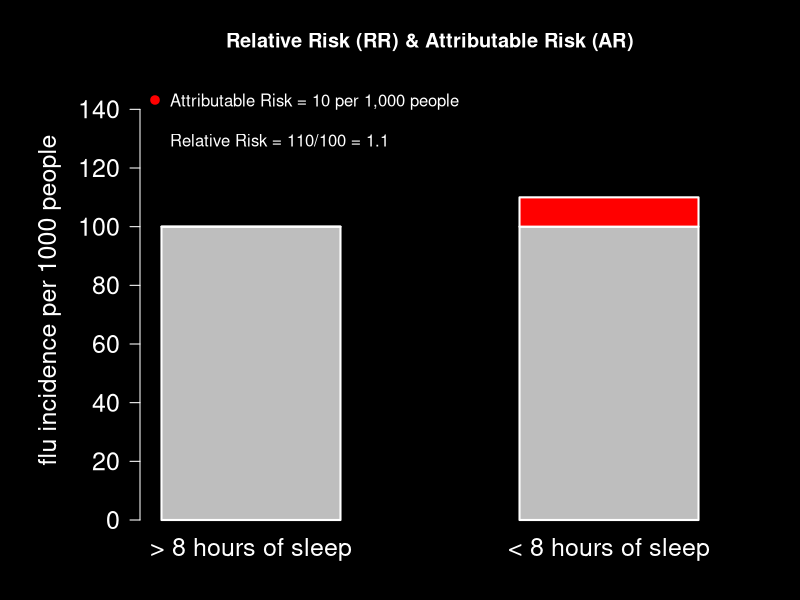
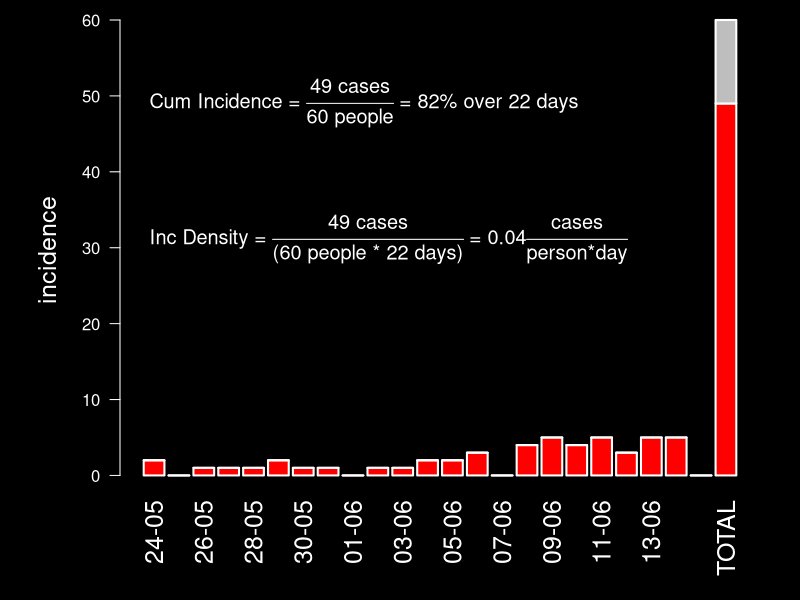
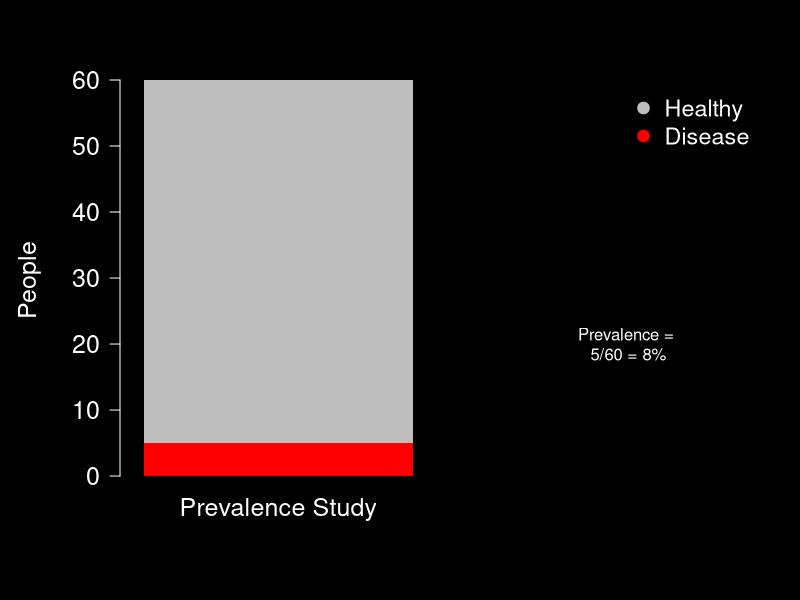

The R source for these figures, in order:
## Makes a figure that displays difference between RR & AR
## setwd('~/Documents/R Repos/lectureCode/Study Design/')
backCol <- 'black'
mainCol <- 'white'
opar <- par(bg=backCol,fg=mainCol, lwd=2, col.axis=mainCol, col.lab=mainCol, col = mainCol, col.main=mainCol, 
            cex.axis=1.5, cex.lab=1.5, 'las'=1, bty='n', 'mgp'=c(4,1,0), mar = c(5,6,1,2))


dat <- cbind(c(100,0),c(100,10))

pdf("AR & RR.pdf", width = 6, height = 6)
par(bg=backCol,fg=mainCol, lwd=2, col.axis=mainCol, col.lab=mainCol, col = mainCol, col.main=mainCol, 
            cex.axis=1.5, cex.lab=1.5, 'las'=1, bty='n', 'mgp'=c(4,1,0), mar = c(4,7,4,4))
barplot(dat,
        beside = FALSE,
        col=c("grey","red"),
        main = "Relative Risk (RR) & Attributable Risk (AR)",
        ylab = "flu incidence per 1000 people",
        ylim = c(0, 150),
        space = 1,
        cex.lab = 1.5,
        cex.axis = 1.5,
        names.arg = c("> 8 hours of sleep", "< 8 hours of sleep"))
legend("topleft", c("Attributable Risk = 10 per 1,000 people","","Relative Risk = 110/100 = 1.1")
       , pch = c(19,NA,NA)
       , col = "red"
       , bty = "n")
dev.off()


## Make a fake outbreak

num.days <- 22
lambda = .5*exp(.1*1:num.days)
inc <- rpois(n = num.days, lambda)
ci <- sum(inc)
inc <- c(inc,0,ci)

total <- 60
sus <- c(rep(0,length(inc)-1),total-ci)

first.day <- as.POSIXct("2010-05-24")
days <- seq(first.day, first.day + (num.days-1)*3600*24, by = "day")
days <- format(days, "%d-%m")
days[1:length(days) %% 2 == 0] <- ''

pdf("fake incidence.pdf", width = 7, height = 5)
par(bg=backCol,fg=mainCol, lwd=2, col.axis=mainCol, col.lab=mainCol, col = mainCol, col.main=mainCol, 
            cex.axis=1.5, cex.lab=1.5, 'las'=1, bty='n', 'mgp'=c(4,1,0), mar = c(4,7,4,4))
par(mar=c(6,6,1,2), 'ps' = 12)
barplot(rbind(inc,sus),
        col = c("red","grey"),
        names.arg = c(days, "","TOTAL"),
        beside = FALSE,
        las = 2,
        xlab = "",
        cex.lab = 1,
        cex.axis = 1, 
        ylab = "")
mtext('incidence', 2, 3, cex = 1.5, las = 3)
cum.inc.str <- substitute(paste("Cum Incidence = ",
    frac(paste(CI, " cases"), paste(TOTAL, " people")), " = ", CI.perc, "% over ", NUM.D, " days" , sep ="")
                          ,env = list(CI=ci, TOTAL=total, CI.perc = round(ci/total*100,0), NUM.D = num.days)
                          )
inc.den.str <- substitute(paste("Inc Density = ",
    frac(paste(CI, " cases", sep=""), paste("(",TOTAL, " people * ", NUM.D, " days)", sep="")),
    " = ", INC.D, frac(cases,"person*day")),
                          env = list(CI = ci,
                            TOTAL = total,
                            NUM.D = num.days,
                            INC.D =round(ci/(total*num.days),2)))
text(0,total*.8,cum.inc.str, pos = 4, cex = 1.2)
text(0,total*.5,inc.den.str, pos = 4, cex = 1.2)
dev.off()

## Prevalence Plot
pdf("fake prevalence.pdf", width = 5, height = 4)
par(bg=backCol,fg=mainCol, lwd=2, col.axis=mainCol, col.lab=mainCol, col = mainCol, col.main=mainCol, 
            cex.axis=1.5, cex.lab=1.5, 'las'=1, bty='n', 'mgp'=c(4,1,0), mar = c(4,7,4,4))
par(mar=c(6,6,4,2))
size <- 60
prev <- .1
pos <- rbinom(n=1, size = size, p = prev)
dat <- cbind(c(pos, size-pos), c(0,0))
barplot(dat,
        beside = F,
        col = c("red", "grey"),
        names.arg = c("Prevalence Study",""),
        ylab = "People",
        cex.axis = 1.5, border = NA)
legend("topright", c("Healthy", "Disease"), col=c("grey","red"), pch = 19, bty = "n", cex = 1.4)
text(2,size/3, paste("Prevalence = \n", pos, "/", size, " = ", round(pos/size*100,0), "%", sep=""), cex=1)
dev.off()
